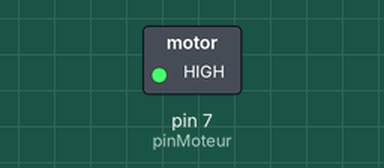
Simulated run of this sketch. Board: Arduino Uno, built with avr-gcc and run on an emulated ATmega328P. Shown: switched loads named in the sketch (green lamp = pin HIGH). Dashed ring = blinking.

Above: at 0.5 s.
Timing chart, 0 to 4.6 s (numbered marks = the images above):
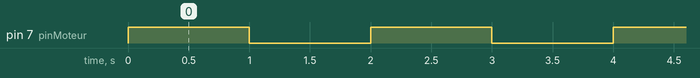

The sketch:

Projet21.ino
```cpp
int pinMoteur = 7;

void setup()
{
    pinMode( pinMoteur, OUTPUT);
}

void loop()
{
    digitalWrite(pinMoteur, HIGH);
    delay(1000);
    digitalWrite(pinMoteur, LOW);
    delay(1000);
}
```

Measured:
- by itself, pin 7 (pinMoteur): alternates HIGH for 1.0 s and LOW for 1.0 s
